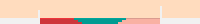

A level layout from a 2D game, rendered from its tile map. Below: a short description, then the map file with tile-grid data replaced by summaries:
An orthogonal 100x12 tile map with 2x2 px tiles, 2 tile layers (collision, foreground), 2 tilesets and 61 objects (60x enemy, player).

<map version="1.0" orientation="orthogonal" width="100" height="12" tilewidth="2" tileheight="2" backgroundcolor="#ffdcbe">
 <tileset firstgid="1" name="tileset64" tilewidth="2" tileheight="2">
  <image source="../img/tileset64.png" width="20" height="20" />
 </tileset>
 <tileset firstgid="101" name="collision64" tilewidth="2" tileheight="2">
  <image source="../img/collision64.png" width="10" height="10" />
  <tile id="0">
   <properties>
    <property name="type" value="solid" />
   </properties>
  </tile>
 </tileset>
 <layer name="collision" width="100" height="12">
  <data>[1200 cells, 310 non-empty, 1 distinct tile ids]</data>
 </layer>
 <layer name="foreground" width="100" height="12">
  <data>[1200 cells, 180 non-empty, 6 distinct tile ids]</data>
 </layer>
 <objectgroup name="player" width="100" height="12">
  <object name="player" x="100" y="4" width="2" height="4" />
 </objectgroup>
 <objectgroup name="enemy" width="100" height="12">
  <object name="enemy" x="160" y="0" width="4" height="8" />
  <object name="enemy" x="36" y="0" width="4" height="8" />
  <object name="enemy" x="36" y="0" width="4" height="8" />
  <object name="enemy" x="160" y="0" width="4" height="8" />
  <object name="enemy" x="36" y="0" width="4" height="8" />
  <object name="enemy" x="160" y="0" width="4" height="8" />
  <object name="enemy" x="36" y="0" width="4" height="8" />
  <object name="enemy" x="160" y="0" width="4" height="8" />
  <object name="enemy" x="36" y="0" width="4" height="8" />
  <object name="enemy" x="160" y="0" width="4" height="8" />
  <object name="enemy" x="36" y="0" width="4" height="8" />
  <object name="enemy" x="36" y="0" width="4" height="8" />
  <object name="enemy" x="160" y="0" width="4" height="8" />
  <object name="enemy" x="160" y="0" width="4" height="8" />
  <object name="enemy" x="36" y="0" width="4" height="8" />
  <object name="enemy" x="36" y="0" width="4" height="8" />
  <object name="enemy" x="160" y="0" width="4" height="8" />
  <object name="enemy" x="160" y="0" width="4" height="8" />
  <object name="enemy" x="36" y="0" width="4" height="8" />
  <object name="enemy" x="36" y="0" width="4" height="8" />
  <object name="enemy" x="160" y="0" width="4" height="8" />
  <object name="enemy" x="160" y="0" width="4" height="8" />
  <object name="enemy" x="36" y="0" width="4" height="8" />
  <object name="enemy" x="36" y="0" width="4" height="8" />
  <object name="enemy" x="160" y="0" width="4" height="8" />
  <object name="enemy" x="160" y="0" width="4" height="8" />
  <object name="enemy" x="36" y="0" width="4" height="8" />
  <object name="enemy" x="36" y="0" width="4" height="8" />
  <object name="enemy" x="160" y="0" width="4" height="8" />
  <object name="enemy" x="160" y="0" width="4" height="8" />
  <object name="enemy" x="36" y="0" width="4" height="8" />
  <object name="enemy" x="36" y="0" width="4" height="8" />
  <object name="enemy" x="160" y="0" width="4" height="8" />
  <object name="enemy" x="160" y="0" width="4" height="8" />
  <object name="enemy" x="36" y="0" width="4" height="8" />
  <object name="enemy" x="36" y="0" width="4" height="8" />
  <object name="enemy" x="36" y="0" width="4" height="8" />
  <object name="enemy" x="160" y="0" width="4" height="8" />
  <object name="enemy" x="160" y="0" width="4" height="8" />
  <object name="enemy" x="160" y="0" width="4" height="8" />
  <object name="enemy" x="160" y="0" width="4" height="8" />
  <object name="enemy" x="36" y="0" width="4" height="8" />
  <object name="enemy" x="36" y="0" width="4" height="8" />
  <object name="enemy" x="36" y="0" width="4" height="8" />
  <object name="enemy" x="36" y="0" width="4" height="8" />
  <object name="enemy" x="160" y="0" width="4" height="8" />
  <object name="enemy" x="160" y="0" width="4" height="8" />
  <object name="enemy" x="160" y="0" width="4" height="8" />
  <object name="enemy" x="160" y="0" width="4" height="8" />
  <object name="enemy" x="160" y="0" width="4" height="8" />
  <object name="enemy" x="36" y="0" width="4" height="8" />
  <object name="enemy" x="36" y="0" width="4" height="8" />
  <object name="enemy" x="36" y="0" width="4" height="8" />
  <object name="enemy" x="36" y="0" width="4" height="8" />
  <object name="enemy" x="36" y="0" width="4" height="8" />
  <object name="enemy" x="160" y="0" width="4" height="8" />
  <object name="enemy" x="160" y="0" width="4" height="8" />
  <object name="enemy" x="160" y="0" width="4" height="8" />
  <object name="enemy" x="160" y="0" width="4" height="8" />
  <object name="enemy" x="160" y="0" width="4" height="8" />
 </objectgroup>
</map>